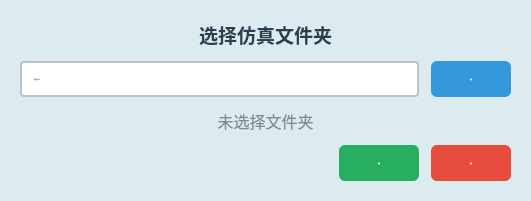
<?xml version="1.0" encoding="UTF-8"?>
<ui version="4.0">
 <class>SimulatorClass</class>
 <widget class="QDialog" name="SimulatorClass">
  <property name="geometry">
   <rect>
    <x>0</x>
    <y>0</y>
    <width>531</width>
    <height>198</height>
   </rect>
  </property>
  <property name="windowTitle">
   <string>仿真文件夹选择</string>
  </property>
  <property name="windowIcon">
   <iconset resource="../OCRdemo.qrc">
    <normaloff>:/PIC/Resources/PICs/Anquan.png</normaloff>:/PIC/Resources/PICs/Anquan.png</iconset>
  </property>
  <property name="styleSheet">
   <string notr="true">background-color:rgb(220, 235, 240);</string>
  </property>
  <layout class="QVBoxLayout" name="mainLayout">
   <property name="spacing">
    <number>12</number>
   </property>
   <property name="leftMargin">
    <number>20</number>
   </property>
   <property name="topMargin">
    <number>20</number>
   </property>
   <property name="rightMargin">
    <number>20</number>
   </property>
   <property name="bottomMargin">
    <number>20</number>
   </property>
   <item>
    <widget class="QLabel" name="labelTitle">
     <property name="font">
      <font>
       <family>Microsoft YaHei</family>
       <pointsize>14</pointsize>
       <bold>true</bold>
      </font>
     </property>
     <property name="styleSheet">
      <string notr="true">color: #2c3e50; background: transparent;</string>
     </property>
     <property name="text">
      <string>选择仿真文件夹</string>
     </property>
     <property name="alignment">
      <set>Qt::AlignmentFlag::AlignCenter</set>
     </property>
    </widget>
   </item>
   <item>
    <layout class="QHBoxLayout" name="hl_path">
     <item>
      <widget class="QLineEdit" name="lineEditPath">
       <property name="minimumSize">
        <size>
         <width>0</width>
         <height>36</height>
        </size>
       </property>
       <property name="font">
        <font>
         <family>Microsoft YaHei</family>
         <pointsize>-1</pointsize>
         <italic>false</italic>
         <bold>false</bold>
        </font>
       </property>
       <property name="styleSheet">
        <string notr="true">QLineEdit{font: 12px &quot;Microsoft YaHei&quot;; padding: 6px 10px; border: 2px solid #bdc3c7; border-radius: 4px; background: white;}
QLineEdit:focus{border-color: #3498db;}</string>
       </property>
       <property name="readOnly">
        <bool>true</bool>
       </property>
       <property name="placeholderText">
        <string>请选择文件夹...</string>
       </property>
      </widget>
     </item>
     <item>
      <widget class="QToolButton" name="btnBrowse">
       <property name="minimumSize">
        <size>
         <width>80</width>
         <height>36</height>
        </size>
       </property>
       <property name="maximumSize">
        <size>
         <width>80</width>
         <height>36</height>
        </size>
       </property>
       <property name="font">
        <font>
         <family>Microsoft YaHei</family>
         <pointsize>-1</pointsize>
         <italic>false</italic>
         <bold>true</bold>
        </font>
       </property>
       <property name="styleSheet">
        <string notr="true">QToolButton{font: bold 12px &quot;Microsoft YaHei&quot;; background: #3498db; color: white; border-radius: 6px; padding: 6px 14px;}
QToolButton:hover{background: #2980b9;}</string>
       </property>
       <property name="text">
        <string>浏览</string>
       </property>
       <property name="icon">
        <iconset resource="../OCRdemo.qrc">
         <normaloff>:/PIC/Resources/PICs/GJH.png</normaloff>:/PIC/Resources/PICs/GJH.png</iconset>
       </property>
       <property name="iconSize">
        <size>
         <width>20</width>
         <height>20</height>
        </size>
       </property>
       <property name="toolButtonStyle">
        <enum>Qt::ToolButtonStyle::ToolButtonTextBesideIcon</enum>
       </property>
      </widget>
     </item>
    </layout>
   </item>
   <item>
    <widget class="QLabel" name="labelCount">
     <property name="font">
      <font>
       <family>Microsoft YaHei</family>
       <pointsize>12</pointsize>
      </font>
     </property>
     <property name="styleSheet">
      <string notr="true">color: #7f8c8d; background: transparent;</string>
     </property>
     <property name="text">
      <string>未选择文件夹</string>
     </property>
     <property name="alignment">
      <set>Qt::AlignmentFlag::AlignCenter</set>
     </property>
    </widget>
   </item>
   <item>
    <layout class="QHBoxLayout" name="hl_buttons">
     <item>
      <spacer name="spacerLeft">
       <property name="orientation">
        <enum>Qt::Orientation::Horizontal</enum>
       </property>
       <property name="sizeHint" stdset="0">
        <size>
         <width>40</width>
         <height>20</height>
        </size>
       </property>
      </spacer>
     </item>
     <item>
      <widget class="QPushButton" name="btnConfirm">
       <property name="minimumSize">
        <size>
         <width>80</width>
         <height>36</height>
        </size>
       </property>
       <property name="maximumSize">
        <size>
         <width>80</width>
         <height>36</height>
        </size>
       </property>
       <property name="font">
        <font>
         <family>Microsoft YaHei</family>
         <pointsize>-1</pointsize>
         <italic>false</italic>
         <bold>true</bold>
        </font>
       </property>
       <property name="styleSheet">
        <string notr="true">QPushButton{font: bold 12px &quot;Microsoft YaHei&quot;; background: #27ae60; color: white; border-radius: 6px; padding: 6px 16px;}
QPushButton:hover{background: #229954;}</string>
       </property>
       <property name="text">
        <string>确认</string>
       </property>
       <property name="icon">
        <iconset resource="../OCRdemo.qrc">
         <normaloff>:/PIC/Resources/PICs/checkbox_checked.png</normaloff>:/PIC/Resources/PICs/checkbox_checked.png</iconset>
       </property>
       <property name="iconSize">
        <size>
         <width>20</width>
         <height>20</height>
        </size>
       </property>
      </widget>
     </item>
     <item>
      <widget class="QPushButton" name="btnCancel">
       <property name="minimumSize">
        <size>
         <width>80</width>
         <height>36</height>
        </size>
       </property>
       <property name="maximumSize">
        <size>
         <width>80</width>
         <height>36</height>
        </size>
       </property>
       <property name="font">
        <font>
         <family>Microsoft YaHei</family>
         <pointsize>-1</pointsize>
         <italic>false</italic>
         <bold>true</bold>
        </font>
       </property>
       <property name="styleSheet">
        <string notr="true">QPushButton{font: bold 12px &quot;Microsoft YaHei&quot;; background: #e74c3c; color: white; border-radius: 6px; padding: 6px 14px;}
QPushButton:hover{background: #c0392b;}</string>
       </property>
       <property name="text">
        <string>取消</string>
       </property>
       <property name="icon">
        <iconset resource="../OCRdemo.qrc">
         <normaloff>:/PIC/Resources/PICs/Fanhui.png</normaloff>:/PIC/Resources/PICs/Fanhui.png</iconset>
       </property>
       <property name="iconSize">
        <size>
         <width>20</width>
         <height>20</height>
        </size>
       </property>
      </widget>
     </item>
    </layout>
   </item>
  </layout>
 </widget>
 <resources>
  <include location="../OCRdemo.qrc"/>
 </resources>
 <connections/>
</ui>
